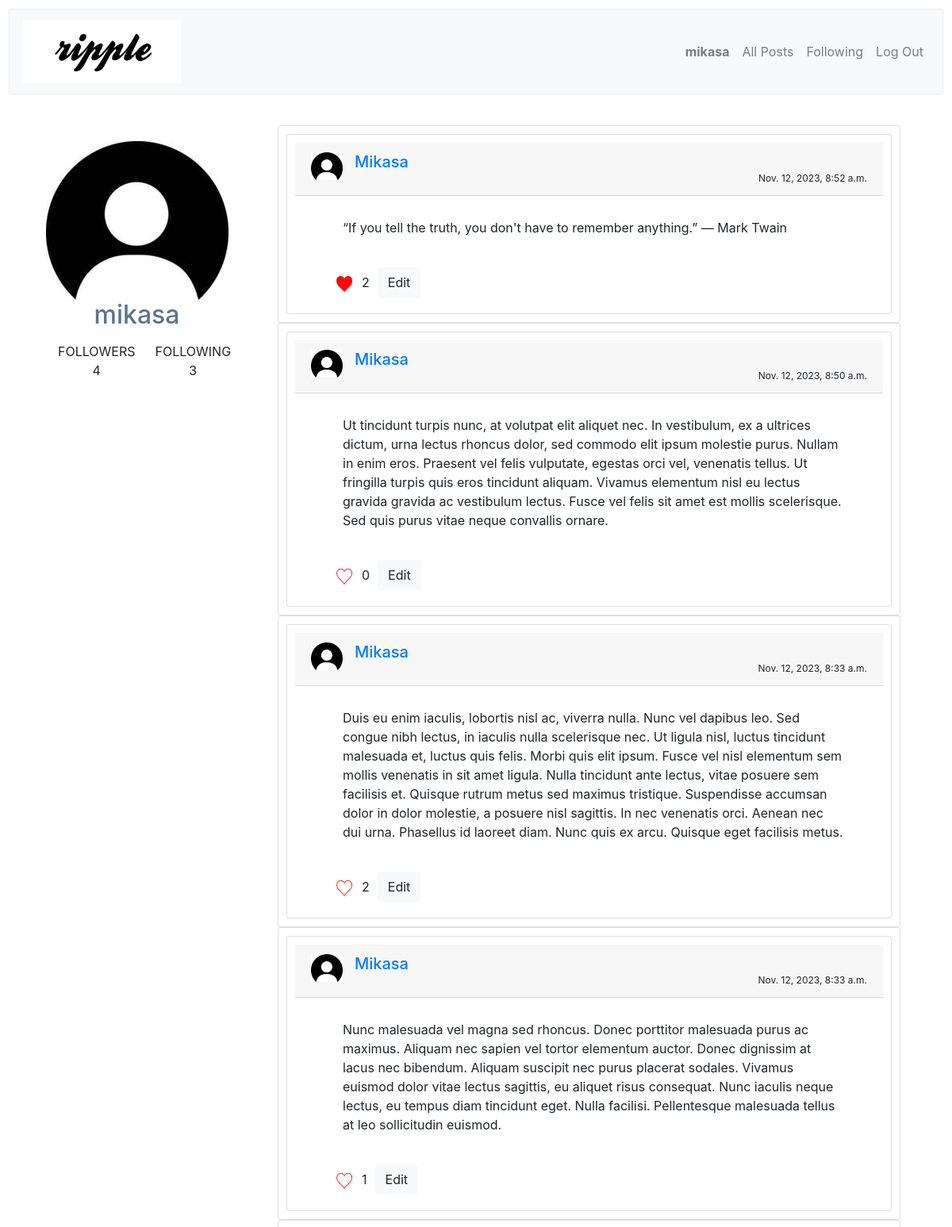
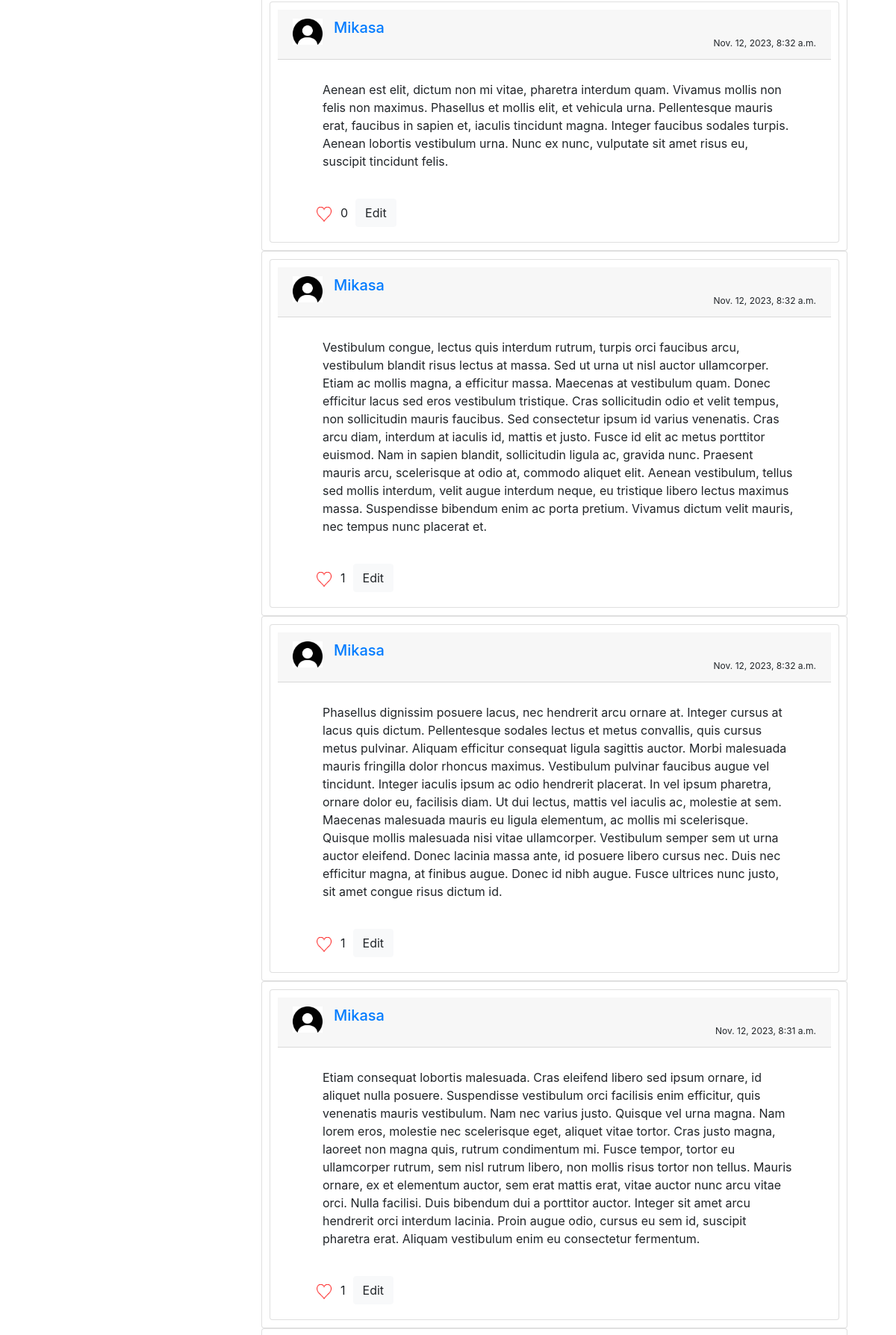
The page /mikasa (signed in, upper part) on the database its author committed (2 pictures, top to bottom).
### network/models.py (models this page shows)
class User(AbstractUser):
    followers = models.ManyToManyField("self", symmetrical=False, related_name="following")

class Post(models.Model):
    creator = models.ForeignKey(User, on_delete=models.CASCADE, related_name="creator")
    text = models.CharField(max_length=300)
    timestamp = models.DateTimeField(auto_now_add=True)

### network/views.py (the view)
# urls.py: path("<str:username>", views.profile, name="profile"),
def profile(request, username):
    user = request.user
    this_user = User.objects.get(username=username)
    follow_status = user.following.filter(id=this_user.id).exists()
    if request.method == "POST":
        if follow_status:
            user.following.remove(this_user)
        else:
            user.following.add(this_user)
        follow_status = user.following.filter(id=this_user.id).exists()
    follower_count = this_user.followers.count()
    following_count = this_user.following.count()
    posts = Post.objects.filter(creator=this_user).order_by("-timestamp")
    if user.is_authenticated:
        liked_posts = [post for post in posts if Like.objects.filter(post=post, user=user).exists()]
    else:
        liked_posts = []
    return render(request, "network/profile.html", {
        "this_user":this_user,
        "followers": follower_count,
        "following": following_count,
        "follow_status": follow_status,
        "posts": posts,
        "liked_posts": liked_posts,
        "user": user
    })

### network/templates/network/profile.html (shortened to what this page needs)
{% extends "network/layout.html" %}
{% load static %}
{% block body %}
    {% if user.is_authenticated %}
    <div class="container">
        <div class="row profile">
            <div class="col-md-3">
                <div class="profile-sidebar">
                    <div class="profile-usertitle">
                        <div class="profile-userpic">
                            <img src="{% static '/network/dp.jpg' %}" class="img-responsive" alt="">
                        </div>
                        <div class="profile-usertitle-name">
                            <h2>{{ this_user.username }}</h2>
                        </div>
                        <div class="profile-usertitle-follower btn-group container" style="border-color: #007aff;" role="group">
                            <div class="btn">Followers {{ followers }}</div>
                            <div class="btn">Following {{ following }}</div>
                        </div>
                    </div>
                </div>
            </div>
            <div class="col-md-9">
                <div class="profile-content">
                    {% for post in posts %}
                    <div>
                        <section class="card">
                            <div class="post card">
                                <div class="card-header container">
                                    <div class="text-capitalize h5 mb-0">
                                        <img class="thumbnail pull-left media-object" src="../static/network/dp.jpg" width="40px">
                                        <a href="/{{ post.creator }}" style="margin: 15px;">{{ post.creator }}</a>
                                    </div>
                                    <div class="timestamp">{{ post.timestamp }}</div>
                                </div>
                                <div class="post-content card-body my-2">{{ post.text }}</div>
                                <div class="like">
                                    <button class="like-button btn" style="border: none;">
                                        {% if post in liked_posts %}
                                        <img src="{% static 'network/liked.png' %}" alt="liked" width="20px" height="20px" class="unlike-icon">
                                        {% else %}
                                        <img src="{% static 'network/like.png' %}" alt="like" width="20px" height="20px" class="like-icon">
                                        {% endif %}
                                    </button>
                                    <div class="like-count" style="display: grid; place-items: center;">{{ post.liked_on.count }}</div>
                                    {% if post.creator == user %}
                                        <input type="submit" value="Edit" class="edit btn btn-light">
                                    {% endif %}
                                </div>
                            </div>
                        </section>
                    </div>
                    {% empty %}
                        <div>No posts so far!</div>
                    {% endfor %}
                </div>
            </div>
        </div>
    </div>
    {% else %}
        <h2>You are not logged in!</h2>
    {% endif %}
{% endblock %}

### network/templates/network/layout.html (shortened to what this page needs)
{% load static %}
<!DOCTYPE html>
<html lang="en">
    <head>
        <link rel="stylesheet" href="https://cdnjs.cloudflare.com/ajax/libs/font-awesome/4.7.0/css/font-awesome.min.css">
        <link href="{% static 'network/styles.css' %}" rel="stylesheet">
        <link rel="stylesheet" href="https://stackpath.bootstrapcdn.com/bootstrap/4.4.1/css/bootstrap.min.css">
    </head>
    <body>
        <nav class="navbar navbar-expand-lg navbar-light bg-light navbar-custom">
            <a class="navbar-brand navbar-header nav" href="{% url 'index' %}">
                <div class="network-img">
                    <img src="{% static 'network/ripple.png' %}" alt="Connect" style="width: 200px;">
                </div>
            </a>
            <div class="navbar-nav ml-auto">
              <ul class="navbar-nav ml-auto navbar-right">
                {% if user.is_authenticated %}
                    <li class="nav-item">
                        <a class="nav-link" href="{% url 'profile' user.username %}"><strong>{{ user.username }}</strong></a>
                    </li>
                {% endif %}
                <li class="nav-item">
                  <a class="nav-link" href="{% url 'index' %}">All Posts</a>
                </li>
                {% if user.is_authenticated %}
                    <li class="nav-item">
                        <a class="nav-link" href="{% url 'following' %}">Following</a>
                    </li>
                    <li class="nav-item">
                        <a class="nav-link" href="{% url 'logout' %}">Log Out</a>
                    </li>
                {% endif %}
              </ul>
            </div>
          </nav>
        <div class="body">
            {% block body %}
            {% endblock %}
        </div>
    </body>
</html>

### network/static/network/styles.css (style rules this page uses)
body { margin: 20px; padding: 12px; }
.card { padding: 10px; }
.timestamp { font-size: 12px; text-align: right; }
.like { display: flex; }
.navbar-custom { background: #fff; border-color: #ccc; box-shadow: 0 0 2px 0 #ccc; }
.edit { margin: 10px; padding: 5px; }
.post-content, .like { margin-left: 40px; margin-right: 30px; }
.profile { margin: 20px 0; }
.profile-sidebar { padding: 20px 0 10px 0; background: #fff; }
.profile-usertitle { text-align: center; margin-top: 20px; }
.profile-usertitle-name { color: #5a7391; font-size: 16px; font-weight: 600; margin-bottom: 7px; }
.profile-usertitle-follower { display: flex; text-transform: uppercase; color: #5b9bd1; font-size: 12px; font-weight: 600; margin-bottom: 15px; }
.profile-content { padding: 20px; background: #fff; min-height: 460px; }

### rows shown on the page
User: username "mikasa"
Post: creator "Mikasa", timestamp "Nov. 12, 2023, 8:52 a.m.", text "“If you tell the truth, you don't have to remember anything.” ― Mark Twain", liked_on.count "2"
Post: creator "Mikasa", timestamp "Nov. 12, 2023, 8:50 a.m.", text "Ut tincidunt turpis nunc, at volutpat elit aliquet nec. In vestibulum, ex a ultrices dictum, urna lectus rhoncus dolor, sed commodo elit ipsum molestie purus. Nullam in enim eros. Praesent vel felis vulputate, egestas orci vel, venenatis tellus. Ut fringilla turpis quis eros tincidunt aliquam. Vivamus elementum nisl eu lectus gravida gravida ac vestibulum lectus. Fusce vel felis sit amet est mollis scelerisque. Sed quis purus vitae neque convallis ornare.", liked_on.count "0"
Post: creator "Mikasa", timestamp "Nov. 12, 2023, 8:33 a.m.", text "Duis eu enim iaculis, lobortis nisl ac, viverra nulla. Nunc vel dapibus leo. Sed congue nibh lectus, in iaculis nulla scelerisque nec. Ut ligula nisl, luctus tincidunt malesuada et, luctus quis felis. Morbi quis elit ipsum. Fusce vel nisl elementum sem mollis venenatis in sit amet ligula. Nulla tincidunt ante lectus, vitae posuere sem facilisis et. Quisque rutrum metus sed maximus tristique. Suspendisse accumsan dolor in dolor molestie, a posuere nisl sagittis. In nec venenatis orci. Aenean nec dui urna. Phasellus id laoreet diam. Nunc quis ex arcu. Quisque eget facilisis metus.", liked_on.count "2"
Post: creator "Mikasa", timestamp "Nov. 12, 2023, 8:33 a.m.", text "Nunc malesuada vel magna sed rhoncus. Donec porttitor malesuada purus ac maximus. Aliquam nec sapien vel tortor elementum auctor. Donec dignissim at lacus nec bibendum. Aliquam suscipit nec purus placerat sodales. Vivamus euismod dolor vitae lectus sagittis, eu aliquet risus consequat. Nunc iaculis neque lectus, eu tempus diam tincidunt eget. Nulla facilisi. Pellentesque malesuada tellus at leo sollicitudin euismod.", liked_on.count "1"
Post: creator "Mikasa", timestamp "Nov. 12, 2023, 8:32 a.m.", text "Aenean est elit, dictum non mi vitae, pharetra interdum quam. Vivamus mollis non felis non maximus. Phasellus et mollis elit, et vehicula urna. Pellentesque mauris erat, faucibus in sapien et, iaculis tincidunt magna. Integer faucibus sodales turpis. Aenean lobortis vestibulum urna. Nunc ex nunc, vulputate sit amet risus eu, suscipit tincidunt felis.", liked_on.count "0"
Post: creator "Mikasa", timestamp "Nov. 12, 2023, 8:32 a.m.", text "Vestibulum congue, lectus quis interdum rutrum, turpis orci faucibus arcu, vestibulum blandit risus lectus at massa. Sed ut urna ut nisl auctor ullamcorper. Etiam ac mollis magna, a efficitur massa. Maecenas at vestibulum quam. Donec efficitur lacus sed eros vestibulum tristique. Cras sollicitudin odio et velit tempus, non sollicitudin mauris faucibus. Sed consectetur ipsum id varius venenatis. Cras arcu diam, interdum at iaculis id, mattis et justo. Fusce id elit ac metus porttitor euismod. Nam in sapien blandit, sollicitudin ligula ac, gravida nunc. Praesent mauris arcu, scelerisque at odio at, commodo aliquet elit. Aenean vestibulum, tellus sed mollis interdum, velit augue interdum…", liked_on.count "1"
Post: creator "Mikasa", timestamp "Nov. 12, 2023, 8:32 a.m.", text "Phasellus dignissim posuere lacus, nec hendrerit arcu ornare at. Integer cursus at lacus quis dictum. Pellentesque sodales lectus et metus convallis, quis cursus metus pulvinar. Aliquam efficitur consequat ligula sagittis auctor. Morbi malesuada mauris fringilla dolor rhoncus maximus. Vestibulum pulvinar faucibus augue vel tincidunt. Integer iaculis ipsum ac odio hendrerit placerat. In vel ipsum pharetra, ornare dolor eu, facilisis diam. Ut dui lectus, mattis vel iaculis ac, molestie at sem. Maecenas malesuada mauris eu ligula elementum, ac mollis mi scelerisque. Quisque mollis malesuada nisi vitae ullamcorper. Vestibulum semper sem ut urna auctor eleifend. Donec lacinia massa ante, id…", liked_on.count "1"
Post: creator "Mikasa", timestamp "Nov. 12, 2023, 8:31 a.m.", text "Etiam consequat lobortis malesuada. Cras eleifend libero sed ipsum ornare, id aliquet nulla posuere. Suspendisse vestibulum orci facilisis enim efficitur, quis venenatis mauris vestibulum. Nam nec varius justo. Quisque vel urna magna. Nam lorem eros, molestie nec scelerisque eget, aliquet vitae tortor. Cras justo magna, laoreet non magna quis, rutrum condimentum mi. Fusce tempor, tortor eu ullamcorper rutrum, sem nisl rutrum libero, non mollis risus tortor non tellus. Mauris ornare, ex et elementum auctor, sem erat mattis erat, vitae auctor nunc arcu vitae orci. Nulla facilisi. Duis bibendum dui a porttitor auctor. Integer sit amet arcu hendrerit orci interdum lacinia. Proin augue odio,…", liked_on.count "1"

### other values the page prints
{{ followers }} "4"
{{ following }} "3"
